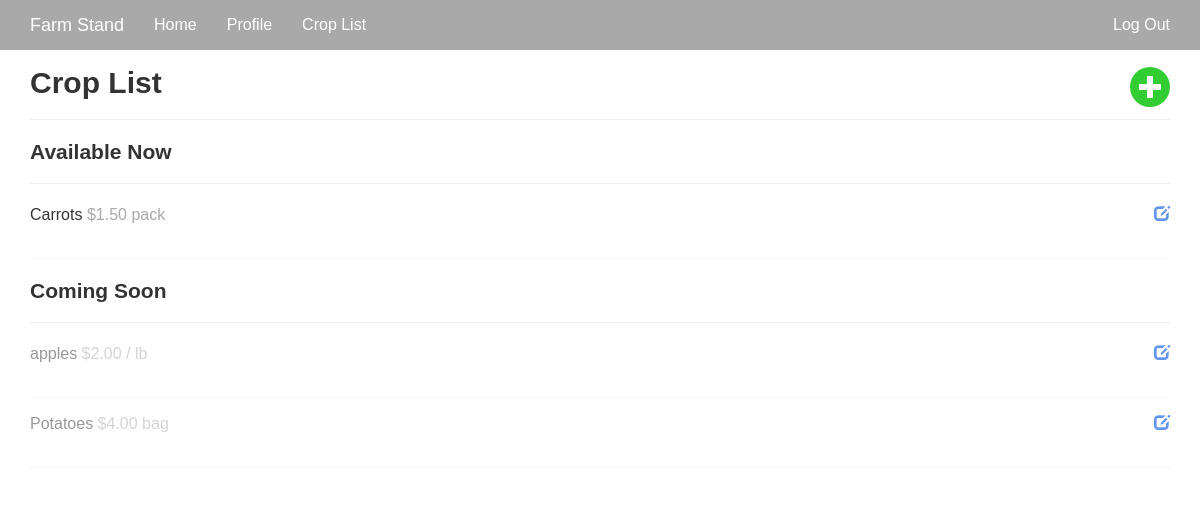
Page /crop-list/2 (signed in) on the committed database.
### app/models.py (models this page shows, shortened)
class Product(db.Model):
    __tablename__ = 'product'
    id = db.Column(db.Integer, primary_key=True)
    name = db.Column(db.String(64))
    available = db.Column(db.Boolean)
    price = db.Column(db.String(12))
    starts = db.Column(db.String(64))
    ends = db.Column(db.String(64))
    farmer_id = db.Column(db.Integer, db.ForeignKey('users.id'))

### app/main/views.py (the view)
@main.route('/crop-list/<int:id>', methods=['GET', 'POST'])
@login_required
def crop_list(id):
    products = Product.query.filter_by(farmer_id = id).all()
    return render_template('crop_list.html', products=products)

### app/auth/views.py (called while the page is built)
@auth.before_app_request
def before_request():
    if current_user.is_authenticated():
        current_user.ping()
        if current_user.is_authenticated() and not current_user.confirmed and request.endpoint[:5] != 'auth.':
            return redirect(url_for('auth.unconfirmed'))

### app/main/__init__.py (called while the page is built)
@main.app_context_processor
def inject_permissions():
    return dict(Permission=Permission)

### app/models.py (called while the page is built)
@login_manager.user_loader
def load_user(user_id):
    return User.query.get(int(user_id))

    def ping(self):
        self.last_seen = datetime.utcnow()
        db.session.add(self)

### app/templates/crop_list.html (shortened to what this page needs)
{% extends "base.html" %}
{% import "bootstrap/wtf.html" as wtf %}
{% block content %}
<div class="crop-list">
  <div class="container">
      {% if current_user %}
        <div class="header">
          <h2>Crop List <a href="{{ url_for('.add_product', id=current_user.id) }}"><span class="glyphicon glyphicon-plus pull-right" aria-hidden="true"></span></a></h2>
        </div><hr>
        <ul class="products">
          <div class="available-now">
            <h3>Available Now</h3><hr>
            {% for product in products %}
              {% if product.available == True %}
                <li>
                  <span class="title">{{product.name}}</span>
                  <span class="price">${{ product.price }}</span>
                  <a href="{{ url_for('.edit_product', id=product.id) }}" class="pull-right" style="color: cornflowerblue;"><span class="glyphicon glyphicon-edit" aria-hidden="true"></span></a>
                </li>
              {% endif%}
            {% endfor %}
          </div>
          <div class="coming-soon">
            <h3>Coming Soon</h3><hr>
            {% for product in products %}
              {% if product.available == False %}
                <li>
                  <span class="title">{{product.name}}</span>
                  <span class="price">${{ product.price }}</span>
                  <a href="{{ url_for('.edit_product', id=product.id) }}" class="pull-right" style="color: cornflowerblue;"><span class="glyphicon glyphicon-edit" aria-hidden="true"></span></a>
                </li>
              {% endif%}
            {% endfor %}
          </div>
        </ul>
      {% endif %}
  </div>
</div>
{% endblock %}

### app/static/css/style.css (style rules this page uses)
body { font-family: 'Montserrat', sans-serif; font-size: 16px; }
h2 { font-size: 30px; font-weight:bold; }
h3 { font-size: 21px; font-weight: bold; }
.crop-list ul { padding: 0px; }
.crop-list li { list-style-type: none; height: 55px; border-bottom: 1px solid #f6f6f6; margin-bottom: 15px; }
.crop-list .glyphicon-plus { background-color: limegreen; color: white; width: 40px; height: 40px; text-align: center; padding-top: 7px; padding-left: 2px; border-radius: 50px; font-size: 0.8em; }
.crop-list .price { color: darkgray; }
.price { text-align: right; }
.coming-soon .price, .coming-soon .title, .coming-soon .season { opacity: .5; }

### rows in the picture
Product: name "Carrots", price "1.50 pack"
Product: name "apples", price "2.00 / lb"
Product: name "Potatoes", price "4.00 bag"
